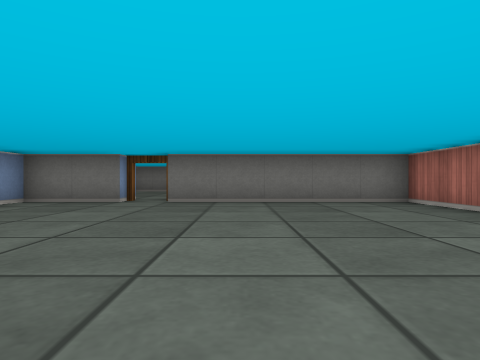
[1] (above)

17 first-person views from a walk through a cub3D level. The camera is about half as high as the walls, looks level and sees 75° across. The floor is counted in squares. Each view is taken from the middle of a square. On the plan, view 1 faces up. The plan holds only what a view shows up to about 9 squares ahead; the rest is blank.

[2]
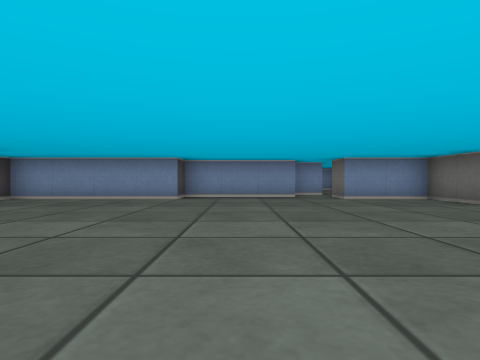

[3]
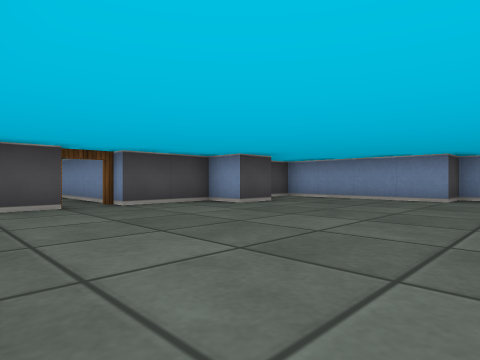

[4]
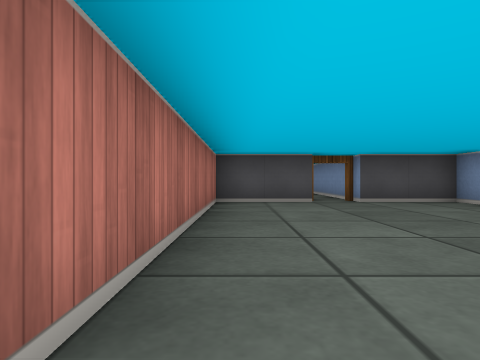

[5]
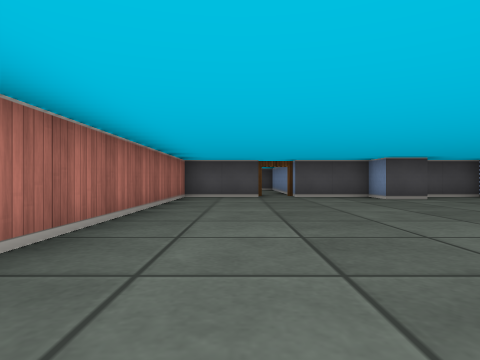

[6]
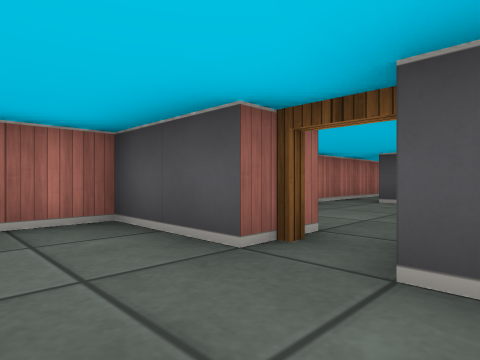

[7]
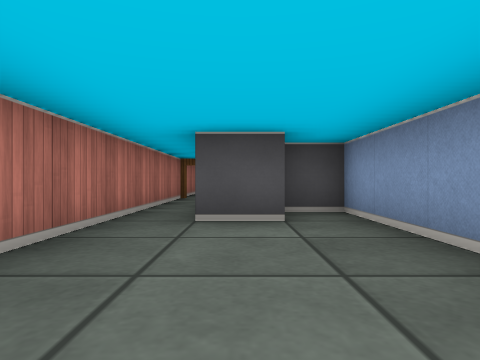

[8]
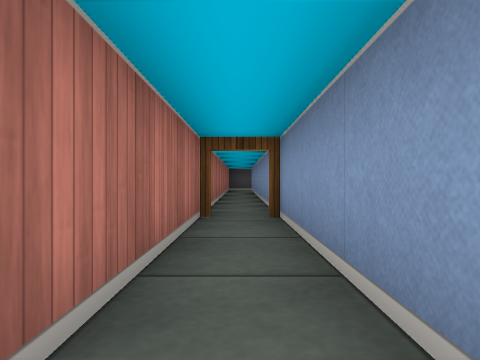

[9]
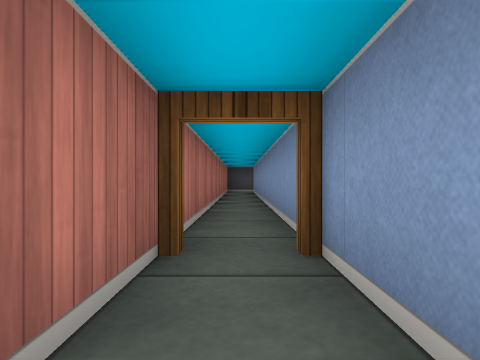

[10]
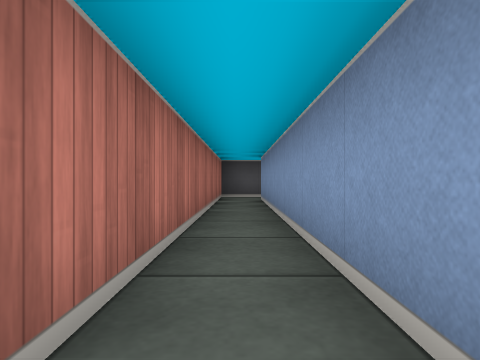

[11]
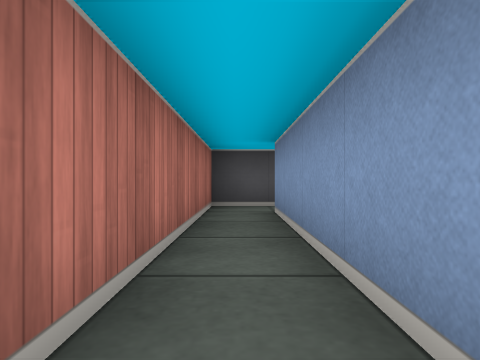

[12]
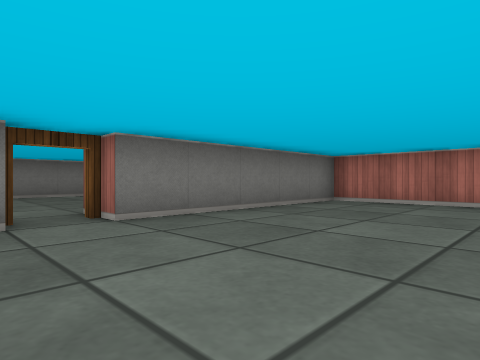

[13]
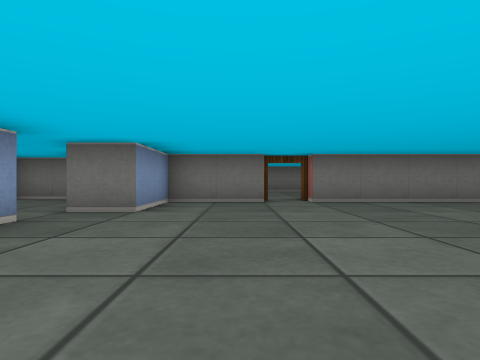

[14]
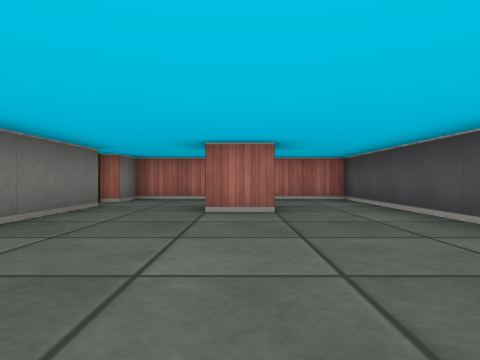

[15]
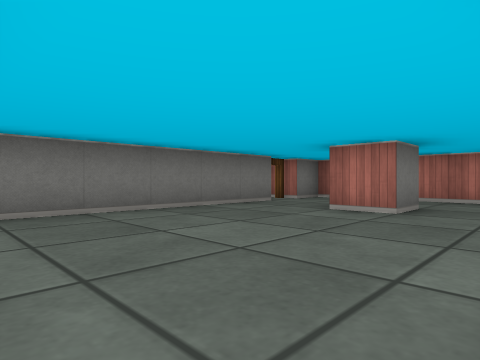

[16]
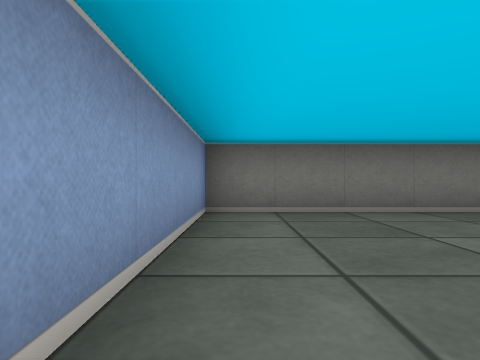

[17]
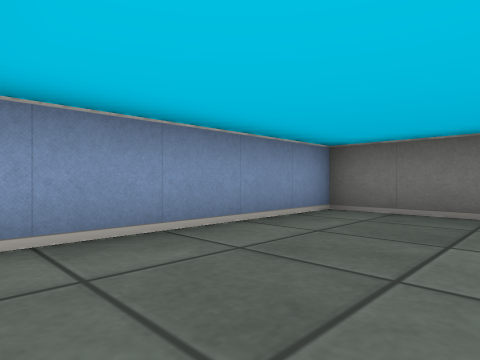

### Floor plan
Ten units are one square. View 1 is at (0, 0); x grows to the right and y downward. Boxes are objects, and circles mark ways between rooms. Rooms are numbered by the first view taken in them; rooms with no view inside come last. Other rooms are left out.
<svg viewBox="-65 -135 105 375">
<path fill="none" stroke="#000" d="M-25 -65 -45 -65 -45 -45 -55 -45M-55 -36 -55 -5 -45 -5 -45 35 -30 35M-26 25 -15 25 -15 35 5 35M15 35 35 35 35 -65 -15 -65M15 85 25 85M25 96 25 131M5 35 5 95 14 95M35 131 35 69M25 131 25 225M24 235 35 235 35 131M-8 -75 35 -75 35 -125 25 -125M15 -95 5 -95 5 -105M16 -125 -45 -125 -45 -82"/>
<circle cx="10" cy="40" r="3" fill="#2a7"/>
<circle cx="-20" cy="-70" r="3" fill="#2a7"/>
<circle cx="30" cy="130" r="3" fill="#2a7"/>
<text x="-10" y="-20">1</text>
<text x="20" y="80">2</text>
<text x="30" y="180">3</text>
<text x="-10" y="-100">4</text>
</svg>
Room 1 opens to room 2. Room 1 opens to room 4. Room 2 opens to room 3.

Where each view was taken, in squares from view 1:
view 1: 0 up, 0 right, facing up
view 2: 2 up, 3 right, facing left
view 3: 2 up, 3 right, facing down-left
view 4: 3 up, 3 right, facing down
view 5: 5 up, 2 right, facing down
view 6: 2 down, 0 right, facing down-right
view 7: 5 down, 2 right, facing down
view 8: 9 down, 3 right, facing down
view 9: 11 down, 3 right, facing down
view 10: 15 down, 3 right, facing down
view 11: 18 down, 3 right, facing down
view 12: 3 up, 3 left, facing up-right
view 13: 0 up, 3 left, facing up
view 14: 10 up, 4 left, facing right
view 15: 8 up, 4 left, facing up-right
view 16: 8 up, 4 left, facing up
view 17: 8 up, 2 left, facing up-left
